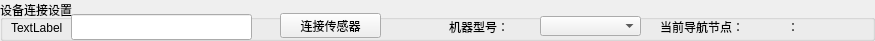
   <widget class="QGroupBox" name="groupBox">
    <property name="geometry">
     <rect>
      <x>11</x>
      <y>1</y>
      <width>875</width>
      <height>41</height>
     </rect>
    </property>
    <property name="minimumSize">
     <size>
      <width>871</width>
      <height>41</height>
     </size>
    </property>
    <property name="maximumSize">
     <size>
      <width>913</width>
      <height>60</height>
     </size>
    </property>
    <property name="title">
     <string>设备连接设置</string>
    </property>
    <widget class="QLabel" name="label_71">
     <property name="geometry">
      <rect>
       <x>449</x>
       <y>17</y>
       <width>81</width>
       <height>20</height>
      </rect>
     </property>
     <property name="text">
      <string>机器型号：</string>
     </property>
    </widget>
    <widget class="QComboBox" name="comboBox_2">
     <property name="geometry">
      <rect>
       <x>540</x>
       <y>16</y>
       <width>101</width>
       <height>20</height>
      </rect>
     </property>
    </widget>
    <widget class="QLabel" name="label_117">
     <property name="geometry">
      <rect>
       <x>660</x>
       <y>17</y>
       <width>111</width>
       <height>20</height>
      </rect>
     </property>
     <property name="text">
      <string>当前导航节点：</string>
     </property>
    </widget>
    <widget class="QLabel" name="label_118">
     <property name="geometry">
      <rect>
       <x>787</x>
       <y>19</y>
       <width>91</width>
       <height>16</height>
      </rect>
     </property>
     <property name="text">
      <string>：</string>
     </property>
    </widget>
    <widget class="QLineEdit" name="lineEdit_52">
     <property name="geometry">
      <rect>
       <x>71</x>
       <y>14</y>
       <width>181</width>
       <height>26</height>
      </rect>
     </property>
     <property name="font">
      <font>
       <pointsize>14</pointsize>
      </font>
     </property>
    </widget>
    <widget class="QLabel" name="label_42">
     <property name="geometry">
      <rect>
       <x>11</x>
       <y>20</y>
       <width>61</width>
       <height>16</height>
      </rect>
     </property>
     <property name="text">
      <string>TextLabel</string>
     </property>
    </widget>
    <widget class="QPushButton" name="pushButton_open_close">
     <property name="geometry">
      <rect>
       <x>280</x>
       <y>13</y>
       <width>101</width>
       <height>25</height>
      </rect>
     </property>
     <property name="text">
      <string>连接传感器</string>
     </property>
    </widget>
   </widget>
